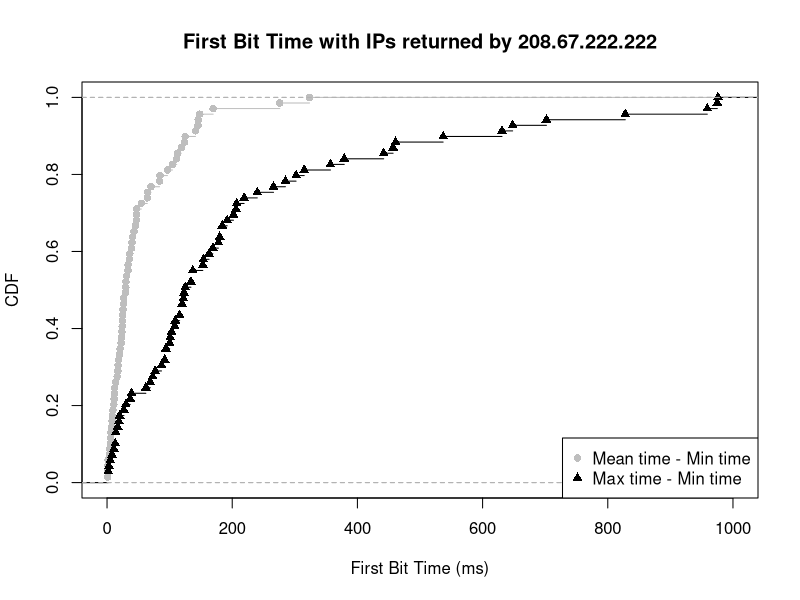

Write R code to recreate this figure.
mean_min <- c(24.500000, 124.833333, 141.277778, 23.833333, 12.277778, 18.666667, 13.750000, 47.166667, 17.333333, 30.055556, 54.708333, 1.666667, 35.500000, 1.500000, 25.666667, 11.333333, 8.333333, 8.166667, 24.208333, 124.000000, 12.000000, 46.833333, 1.166667, 7.666667, 31.000000, 10.833333, 36.333333, 19.866667, 33.500000, 1.000000, 84.500000, 43.166667, 40.666667, 30.000000, 70.277778, 6.333333, 45.500000, 64.333333, 6.000000, 111.332500, 83.833333, 275.914167, 104.500000, 323.500000, 47.100000, 33.583333, 4.100000, 23.033333, 16.277778, 17.678571, 29.500000, 39.394474, 26.600000, 22.500000, 4.333333, 148.181159, 26.583333, 118.583333, 5.500000, 96.500000, 145.666667, 145.400000, 65.000000, 112.500000, 39.722222, 20.888889, 9.500000, 25.166667, 169.498333)

max_min <- c(101.00, 461.00, 457.00, 120.00, 153.00, 94.00, 30.00, 122.00, 87.00, 184.00, 302.00, 3.00, 184.00, 5.00, 120.00, 39.00, 19.00, 37.00, 206.00, 442.00, 94.00, 169.00, 2.00, 17.00, 62.00, 20.00, 73.00, 137.00, 180.00, 2.00, 219.00, 77.00, 207.00, 100.00, 537.00, 11.00, 92.00, 123.00, 14.00, 958.99, 357.00, 827.99, 285.00, 702.00, 192.00, 154.00, 13.00, 103.00, 69.00, 125.00, 134.00, 975.99, 163.00, 116.00, 8.00, 379.00, 178.00, 266.00, 14.00, 240.00, 648.00, 631.00, 108.00, 315.00, 202.00, 137.00, 27.00, 109.00, 974.99)

mean_min_val = ecdf(mean_min)
max_min_val = ecdf(max_min)

plot(mean_min_val, lty=1, col="grey", pch =16, xlab="First Bit Time (ms)", ylab="CDF", main="First Bit Time with IPs returned by 208.67.222.222", xlim=c(0, 1000))
lines(max_min_val, pch = 17)

legend("bottomright",  pch = c(16, 17), legend=c("Mean time - Min time", "Max time - Min time"), col=c("grey", "black"))
